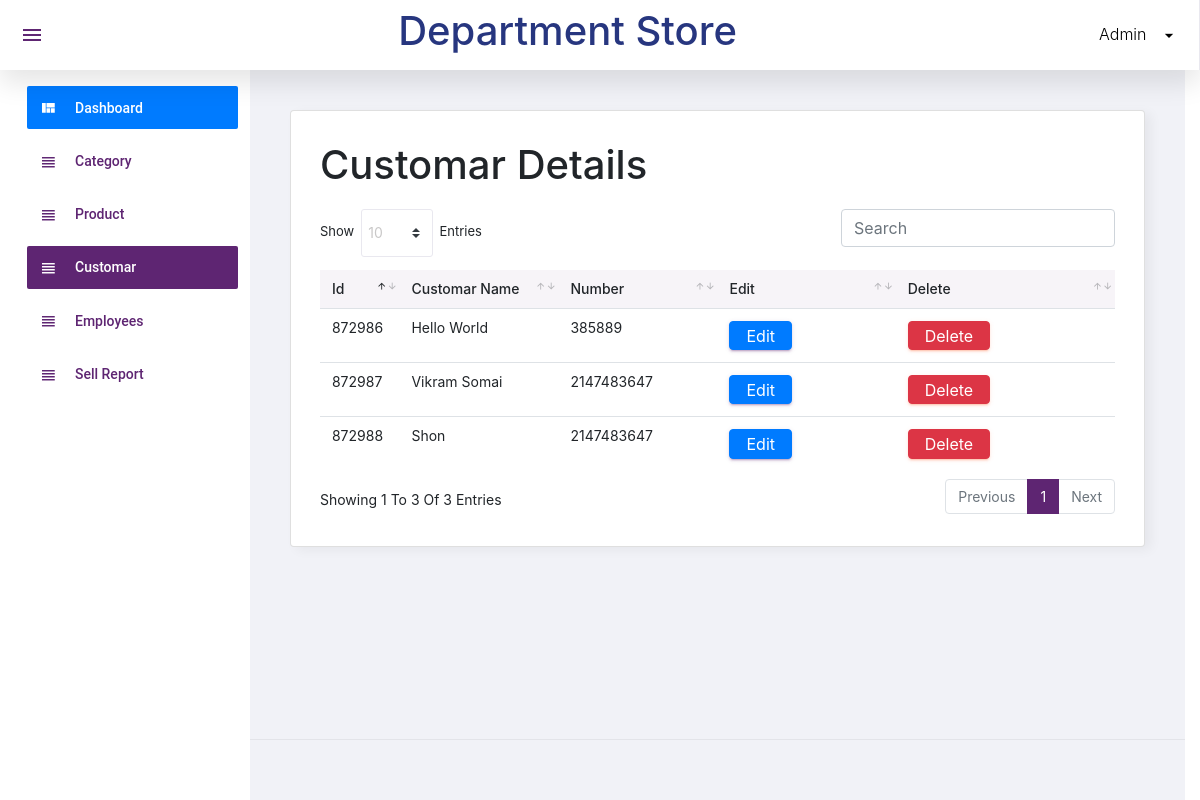
Screenshot of /admin/customer.php (signed in) with the database file from the repository.
### tables this page shows
CREATE TABLE `customer` (
  `cust_id` int(11) NOT NULL,
  `cust_name` varchar(250) NOT NULL,
  `cust_email` varchar(250) NOT NULL,
  `contact` int(11) NOT NULL,
  `address` varchar(250) NOT NULL,
  `add_date` timestamp NOT NULL DEFAULT current_timestamp() ON UPDATE current_timestamp()
);

### admin/customer.php (the view, shortened to what this page needs)
<?php include('top.php') ?>
<!DOCTYPE html>
<html>
<head>
</head>
<body>
<div class="card">
            <div class="card-body">
              <h1 class="grid_title">Customar Details</h1>
              <div class="row grid_box">
                <div class="col-12">
                  <div class="table-responsive">
                    <table id="order-listing" class="table">
                      <thead>
                        <tr>
                            <th width="10%">id</th>
                           <th width="20%"> customar name</th>
                            <th width="20%">number</th>
                            <th idth="20%">edit</th>
                            <th idth="20%">delete</th>
                        </tr>
                      </thead>
                      <tbody>
                      <?php
                        include"database.inc.php";
                        $query="select * from customer";
                        $data=mysqli_query($con,$query);
                        while($res=mysqli_fetch_assoc($data))
                        { $i=0;
                        	$customer=$res["cust_name"];
                          $cid=$res["cust_id"];
                          $contact=$res["contact"];
                        	echo"
                            <tr>
                            <td>$cid</td>
                            <td>$customer</td>
                            <td>$contact</td>
                            <td><a href=''class='btn btn-primary'>edit</a></td>
                          <td><a href=''class='btn btn-danger'>delete</a></td>
                            </tr>
                        	";
                        }
                        ?>
                      </tbody>
                    </table>
                  </div>
				</div>
              </div>
            </div>
          </div>
</body>
</html>
<?php include('footer.php');?>

### admin/top.php (style rules this page uses)
* { text-transform: capitalize; }

### rows the page displays
customer: cust_id "872986", cust_name "Hello World", contact "385889"
customer: cust_id "872987", cust_name "Vikram Somai", contact "2147483647"
customer: cust_id "872988", cust_name "Shon", contact "2147483647"
